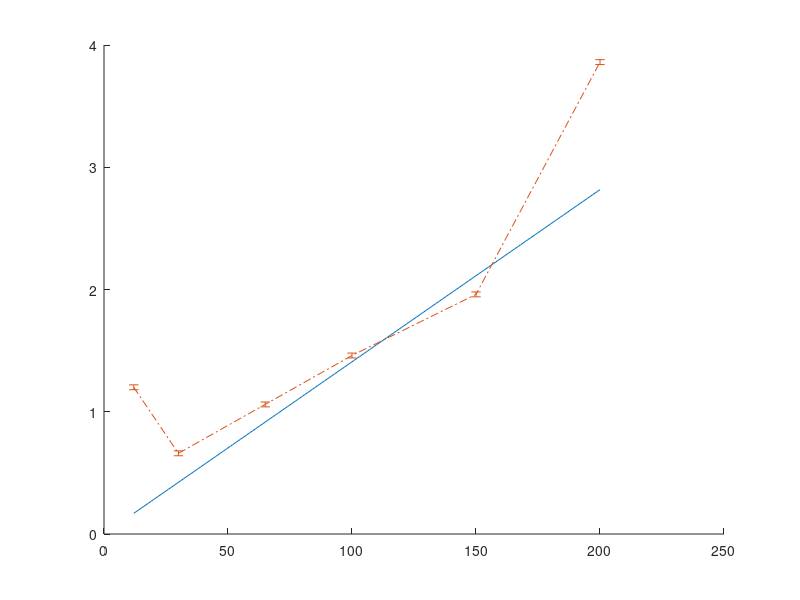

Write MATLAB code to recreate this figure.
x=[4979.18
4983.415
5680.885
5686.49
6150.735
6157.275
];
y=[73.53
72.99
81.30
84.75
80.00
85.47
];
p=[2.1
2.1
2.5
2.6
2.4
2.7
];
%errorbar(x,y,p,p,'-.');
a=[12
30
65
100
150
200
%250
];
l1=[1.17
0.65
1.02
1.35
1.86
3.86
];
p=[
    0.02
    0.02
    0.02
    0.02
    0.02
    0.02
%    0.02
];
l2=[1.2
0.66
1.06
1.46
1.96
3.86
%14.8
];
hold on;
%errorbar(a,l1,p,p,'-.');
x=12:200;
y=x/71;
plot(x,y);
errorbar(a,l2,p,p,'-.');
R=[4972
8993
5666
4199
3087
1526
];
dR=[168
549
218
120
65
16
];
%errorbar(a,R,dR,dR);



